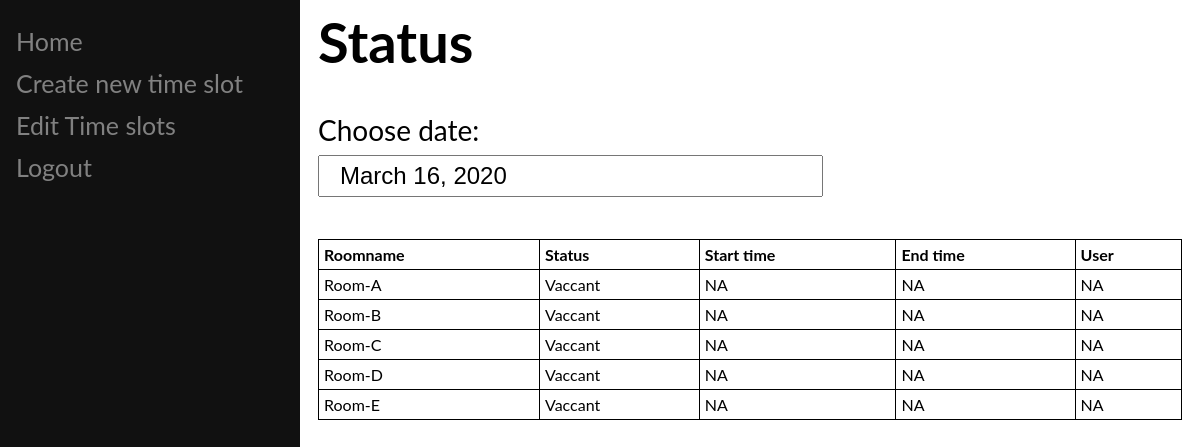
Screenshot of /book/ (signed in) with the database file from the repository.
### book/models.py (models this page shows, shortened)
class Room(models.Model):
    name=models.CharField(max_length=24)

### book/views.py (the view, shortened to what this page needs)
# urls.py: path('',home,name="home"),
def home(request):
    if not request.user.is_manager:
        booking1=Bookings.objects.all()
        booking1=sorted(booking1,key=date,reverse=True)
        for i in booking1:
            print(i.date)
        booking=[]
        for i in booking1:
            if i.user==request.user:
                booking.append(i)
        a=[]
        b=""
        for x in booking:
            b=b+str(x.room.name)+" "
            b=b+str((x.date))+"  "
            b=b+str(x.slot_id.int_time)
            b=b+"  To  "+str(x.slot_id.end_time)
            a.append((b,x.pk,bool(datetime.datetime.combine(x.date,x.slot_id.int_time)>datetime.datetime.now())))
            b=""
        print(a)
        contex={'a':a}
        return render(request,'book/home.html',contex)
    else:
        date1=datetime.datetime.now().date()
        x=Bookings.objects.filter(date=date1)
        a=[]
        b={}
        c=[]
        for i in Room.objects.all():
            if i not in [z.room for z in x]:
                b["roomname"]=str(i.name)
                b["status"]="Vaccant"
                c.append(b)
                b={}
        context={'a':a,'c':c,'date1':date1}
        return render(request,'book/m_home.html',context)

### book/templates/book/m_home.html (shortened to what this page needs)
{% load static %}
<html>
<head>
<link rel="stylesheet" type="text/css" href="{% static 'book/man.css' %}">
<link rel="stylesheet" href="//code.jquery.com/ui/1.12.1/themes/base/jquery-ui.css">
</head>
<body>
<div class="sidenav">
    <a href="/book/">Home</a>
    <a href="/book/new/slot">Create new time slot</a>
    <a href="/book/edit/slots">Edit Time slots</a>
    <a href="/user/logout">Logout</a>
</div>
<div class="main">
    <h1>Status</h1>
    <div id="element2">
        <label for="id_date">Choose date:</label>
        <input type="text" id="id_date" class="date" value="{{ date1 }}">
    </div>
    <br>
    <br>
    <table style="width:100%" id="myTable">
        <tr>
            <th>Roomname</th>
            <th>Status</th>
            <th>Start time</th>
            <th>End time</th>
            <th>User</th>
        </tr>
        {% for i in c %}
            <tr>
                <td>{{ i.roomname }}</td>
                <td>{{ i.status }}</td>
                <td>NA</td>
                <td>NA</td>
                <td>NA</td>
            </tr>
        {% endfor %}
    </table>
</div>
</body>
</html>

### login/static/book/man.css (style rules this page uses)
body { font-family: "Lato", sans-serif; }
.sidenav { height: 100%; width: 300px; position: fixed; z-index: 1; top: 0; left: 0; background-color: #111; overflow-x: hidden; padding-top: 20px; }
.sidenav a { padding: 6px 8px 6px 16px; text-decoration: none; font-size: 25px; color: #818181; display: block; }
.main { margin-left: 300px; font-size: 28px; padding: 0px 10px; }
#element2 { display:inline-block; }
input[type=text] { width: 100%; padding-left: 20px ; padding-top: 5px; padding-bottom: 5px; margin: 8px 0; box-sizing: border-box; font-size:24px; }
table, th, td { border: 1px solid black; border-collapse: collapse; }
th, td { padding: 5px; }
th { text-align: left; }

### rows the page displays
Room: roomname "Room-A"
Room: roomname "Room-B"
Room: roomname "Room-C"
Room: roomname "Room-D"
Room: roomname "Room-E"

### other values shown
{{ i.status }} "Vaccant" "Vaccant" "Vaccant" "Vaccant" "Vaccant"
